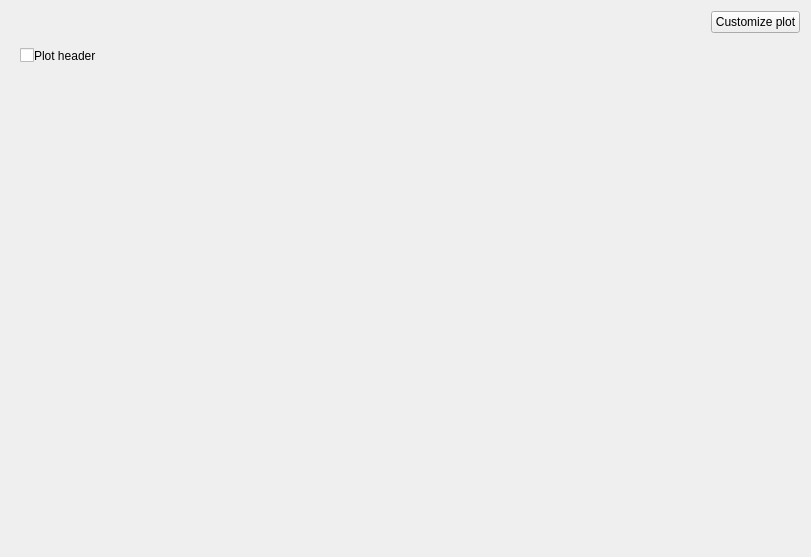
<?xml version="1.0" encoding="UTF-8"?>
<ui version="4.0">
 <class>IdentificationPlotWidget</class>
 <widget class="QWidget" name="IdentificationPlotWidget">
  <property name="geometry">
   <rect>
    <x>0</x>
    <y>0</y>
    <width>811</width>
    <height>557</height>
   </rect>
  </property>
  <property name="windowTitle">
   <string>Form</string>
  </property>
  <layout class="QVBoxLayout" name="verticalLayout_2" stretch="0,1">
   <item>
    <layout class="QHBoxLayout" name="horizontalLayout_3">
     <item>
      <spacer name="horizontalSpacer_2">
       <property name="orientation">
        <enum>Qt::Horizontal</enum>
       </property>
       <property name="sizeHint" stdset="0">
        <size>
         <width>40</width>
         <height>20</height>
        </size>
       </property>
      </spacer>
     </item>
     <item>
      <widget class="QPushButton" name="customizeButton">
       <property name="text">
        <string>Customize plot</string>
       </property>
      </widget>
     </item>
    </layout>
   </item>
   <item>
    <widget class="QWidget" name="resizeWidget" native="true">
     <layout class="QGridLayout" name="gridLayout" rowstretch="1,0" columnstretch="0,1,0">
      <property name="leftMargin">
       <number>0</number>
      </property>
      <property name="topMargin">
       <number>0</number>
      </property>
      <property name="rightMargin">
       <number>0</number>
      </property>
      <property name="bottomMargin">
       <number>0</number>
      </property>
      <property name="spacing">
       <number>0</number>
      </property>
      <item row="0" column="0">
       <spacer name="leftHorizontalSpacer">
        <property name="orientation">
         <enum>Qt::Horizontal</enum>
        </property>
        <property name="sizeHint" stdset="0">
         <size>
          <width>0</width>
          <height>0</height>
         </size>
        </property>
       </spacer>
      </item>
      <item row="0" column="1">
       <widget class="QWidget" name="savedWidget" native="true">
        <layout class="QVBoxLayout" name="verticalLayout_3">
         <item>
          <layout class="QHBoxLayout" name="horizontalLayout">
           <property name="spacing">
            <number>0</number>
           </property>
           <property name="sizeConstraint">
            <enum>QLayout::SetDefaultConstraint</enum>
           </property>
           <item>
            <widget class="QCheckBox" name="selectCheckBox">
             <property name="sizePolicy">
              <sizepolicy hsizetype="Fixed" vsizetype="Fixed">
               <horstretch>0</horstretch>
               <verstretch>0</verstretch>
              </sizepolicy>
             </property>
             <property name="text">
              <string/>
             </property>
            </widget>
           </item>
           <item>
            <widget class="QLabel" name="headerLabel">
             <property name="sizePolicy">
              <sizepolicy hsizetype="MinimumExpanding" vsizetype="Preferred">
               <horstretch>0</horstretch>
               <verstretch>0</verstretch>
              </sizepolicy>
             </property>
             <property name="text">
              <string>Plot header</string>
             </property>
            </widget>
           </item>
          </layout>
         </item>
         <item>
          <layout class="QHBoxLayout" name="horizontalLayout_2">
           <property name="spacing">
            <number>0</number>
           </property>
           <item>
            <layout class="QVBoxLayout" name="leftVerticalLayout">
             <property name="spacing">
              <number>0</number>
             </property>
             <item>
              <spacer name="leftLegendVerticalSpacer">
               <property name="orientation">
                <enum>Qt::Vertical</enum>
               </property>
               <property name="sizeType">
                <enum>QSizePolicy::Fixed</enum>
               </property>
               <property name="sizeHint" stdset="0">
                <size>
                 <width>0</width>
                 <height>0</height>
                </size>
               </property>
              </spacer>
             </item>
             <item>
              <widget class="PcaPlotLegendWidget" name="leftLegendWidget" native="true">
               <property name="sizePolicy">
                <sizepolicy hsizetype="Maximum" vsizetype="Preferred">
                 <horstretch>0</horstretch>
                 <verstretch>0</verstretch>
                </sizepolicy>
               </property>
              </widget>
             </item>
            </layout>
           </item>
           <item>
            <layout class="QVBoxLayout" name="verticalLayout">
             <property name="spacing">
              <number>0</number>
             </property>
             <item>
              <layout class="QHBoxLayout" name="topHorizontalLayout">
               <property name="spacing">
                <number>0</number>
               </property>
               <item>
                <spacer name="topLegendHorizontalSpacer">
                 <property name="orientation">
                  <enum>Qt::Horizontal</enum>
                 </property>
                 <property name="sizeType">
                  <enum>QSizePolicy::Minimum</enum>
                 </property>
                 <property name="sizeHint" stdset="0">
                  <size>
                   <width>0</width>
                   <height>0</height>
                  </size>
                 </property>
                </spacer>
               </item>
               <item>
                <widget class="PcaPlotLegendWidget" name="topLegendWidget" native="true"/>
               </item>
              </layout>
             </item>
             <item>
              <widget class="GraphicsInteractiveModelPlot" name="plotWidget" native="true">
               <property name="sizePolicy">
                <sizepolicy hsizetype="Expanding" vsizetype="Expanding">
                 <horstretch>0</horstretch>
                 <verstretch>0</verstretch>
                </sizepolicy>
               </property>
              </widget>
             </item>
             <item>
              <layout class="QHBoxLayout" name="bottomHorizontalLayout">
               <property name="spacing">
                <number>0</number>
               </property>
               <item>
                <spacer name="bottomLegendHorizontalSpacer">
                 <property name="orientation">
                  <enum>Qt::Horizontal</enum>
                 </property>
                 <property name="sizeType">
                  <enum>QSizePolicy::Minimum</enum>
                 </property>
                 <property name="sizeHint" stdset="0">
                  <size>
                   <width>0</width>
                   <height>0</height>
                  </size>
                 </property>
                </spacer>
               </item>
               <item>
                <widget class="PcaPlotLegendWidget" name="bottomLegendWidget" native="true"/>
               </item>
              </layout>
             </item>
            </layout>
           </item>
           <item>
            <layout class="QVBoxLayout" name="rightVerticalLayout">
             <property name="spacing">
              <number>0</number>
             </property>
             <item>
              <spacer name="rightLegendVerticalSpacer">
               <property name="orientation">
                <enum>Qt::Vertical</enum>
               </property>
               <property name="sizeType">
                <enum>QSizePolicy::Fixed</enum>
               </property>
               <property name="sizeHint" stdset="0">
                <size>
                 <width>0</width>
                 <height>0</height>
                </size>
               </property>
              </spacer>
             </item>
             <item>
              <widget class="PcaPlotLegendWidget" name="rightLegendWidget" native="true">
               <property name="sizePolicy">
                <sizepolicy hsizetype="Maximum" vsizetype="Preferred">
                 <horstretch>0</horstretch>
                 <verstretch>0</verstretch>
                </sizepolicy>
               </property>
              </widget>
             </item>
            </layout>
           </item>
          </layout>
         </item>
        </layout>
       </widget>
      </item>
      <item row="0" column="2">
       <spacer name="rightHorizontalSpacer">
        <property name="orientation">
         <enum>Qt::Horizontal</enum>
        </property>
        <property name="sizeHint" stdset="0">
         <size>
          <width>0</width>
          <height>0</height>
         </size>
        </property>
       </spacer>
      </item>
      <item row="1" column="0" colspan="3">
       <spacer name="bottomVerticalSpacer">
        <property name="orientation">
         <enum>Qt::Vertical</enum>
        </property>
        <property name="sizeHint" stdset="0">
         <size>
          <width>0</width>
          <height>0</height>
         </size>
        </property>
       </spacer>
      </item>
     </layout>
    </widget>
   </item>
  </layout>
 </widget>
 <customwidgets>
  <customwidget>
   <class>GraphicsInteractiveModelPlot</class>
   <extends>QWidget</extends>
   <header location="global">ui/plots/graphics_interactive_model_plot.h</header>
   <container>1</container>
  </customwidget>
  <customwidget>
   <class>PcaPlotLegendWidget</class>
   <extends>QWidget</extends>
   <header>ui/widgets/pca_plot_legend_widget.h</header>
   <container>1</container>
  </customwidget>
 </customwidgets>
 <resources/>
 <connections/>
</ui>
